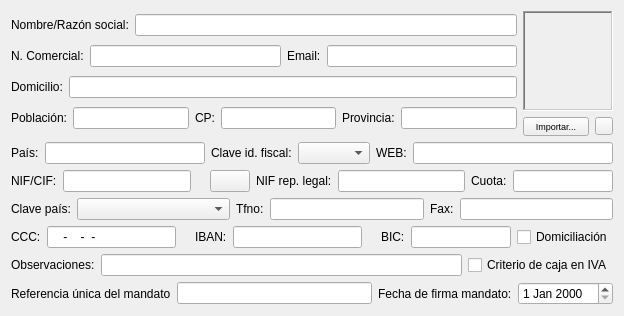
          <widget class="QWidget" name="tab">
           <attribute name="title">
            <string>Datos personales</string>
           </attribute>
           <layout class="QVBoxLayout" name="verticalLayout_8">
            <item>
             <layout class="QHBoxLayout" name="horizontalLayout_18">
              <item>
               <layout class="QVBoxLayout" name="verticalLayout_3">
                <item>
                 <layout class="QHBoxLayout" name="horizontalLayout_11">
                  <item>
                   <widget class="QLabel" name="TextLabel2">
                    <property name="text">
                     <string>Nombre/Razón social:</string>
                    </property>
                    <property name="wordWrap">
                     <bool>false</bool>
                    </property>
                   </widget>
                  </item>
                  <item>
                   <widget class="QLineEdit" name="NombreLineEdit">
                    <property name="maxLength">
                     <number>80</number>
                    </property>
                   </widget>
                  </item>
                 </layout>
                </item>
                <item>
                 <layout class="QHBoxLayout" name="horizontalLayout_12">
                  <item>
                   <widget class="QLabel" name="label_3">
                    <property name="text">
                     <string>N. Comercial:</string>
                    </property>
                   </widget>
                  </item>
                  <item>
                   <widget class="QLineEdit" name="ncomerciallineEdit">
                    <property name="maxLength">
                     <number>80</number>
                    </property>
                   </widget>
                  </item>
                  <item>
                   <widget class="QLabel" name="TextLabel10">
                    <property name="text">
                     <string>Email:</string>
                    </property>
                    <property name="wordWrap">
                     <bool>false</bool>
                    </property>
                   </widget>
                  </item>
                  <item>
                   <widget class="QLineEdit" name="EmailLineEdit">
                    <property name="maxLength">
                     <number>80</number>
                    </property>
                   </widget>
                  </item>
                 </layout>
                </item>
                <item>
                 <layout class="QHBoxLayout" name="horizontalLayout_13">
                  <item>
                   <widget class="QLabel" name="TextLabel1_2">
                    <property name="text">
                     <string>Domicilio:</string>
                    </property>
                    <property name="wordWrap">
                     <bool>false</bool>
                    </property>
                   </widget>
                  </item>
                  <item>
                   <widget class="QLineEdit" name="DomicilioLineEdit">
                    <property name="maxLength">
                     <number>80</number>
                    </property>
                   </widget>
                  </item>
                 </layout>
                </item>
                <item>
                 <layout class="QHBoxLayout" name="horizontalLayout_15">
                  <item>
                   <widget class="QLabel" name="TextLabel2_2">
                    <property name="text">
                     <string>Población:</string>
                    </property>
                    <property name="wordWrap">
                     <bool>false</bool>
                    </property>
                   </widget>
                  </item>
                  <item>
                   <widget class="QLineEdit" name="PoblacionLineEdit">
                    <property name="maxLength">
                     <number>80</number>
                    </property>
                   </widget>
                  </item>
                  <item>
                   <widget class="QLabel" name="TextLabel4">
                    <property name="text">
                     <string>CP:</string>
                    </property>
                    <property name="wordWrap">
                     <bool>false</bool>
                    </property>
                   </widget>
                  </item>
                  <item>
                   <widget class="QLineEdit" name="CpLineEdit">
                    <property name="maximumSize">
                     <size>
                      <width>150</width>
                      <height>16777215</height>
                     </size>
                    </property>
                    <property name="maxLength">
                     <number>40</number>
                    </property>
                   </widget>
                  </item>
                  <item>
                   <widget class="QLabel" name="TextLabel3">
                    <property name="text">
                     <string>Provincia:</string>
                    </property>
                    <property name="wordWrap">
                     <bool>false</bool>
                    </property>
                   </widget>
                  </item>
                  <item>
                   <widget class="QLineEdit" name="ProvinciaLineEdit">
                    <property name="maxLength">
                     <number>80</number>
                    </property>
                   </widget>
                  </item>
                 </layout>
                </item>
               </layout>
              </item>
              <item>
               <layout class="QVBoxLayout">
                <item>
                 <widget class="QLabel" name="fotolabel">
                  <property name="sizePolicy">
                   <sizepolicy hsizetype="Fixed" vsizetype="Fixed">
                    <horstretch>0</horstretch>
                    <verstretch>0</verstretch>
                   </sizepolicy>
                  </property>
                  <property name="minimumSize">
                   <size>
                    <width>90</width>
                    <height>100</height>
                   </size>
                  </property>
                  <property name="maximumSize">
                   <size>
                    <width>90</width>
                    <height>100</height>
                   </size>
                  </property>
                  <property name="frameShape">
                   <enum>QFrame::Shape::WinPanel</enum>
                  </property>
                  <property name="frameShadow">
                   <enum>QFrame::Shadow::Sunken</enum>
                  </property>
                  <property name="lineWidth">
                   <number>0</number>
                  </property>
                  <property name="text">
                   <string/>
                  </property>
                 </widget>
                </item>
                <item>
                 <layout class="QHBoxLayout">
                  <item>
                   <widget class="QPushButton" name="fotopushButton">
                    <property name="sizePolicy">
                     <sizepolicy hsizetype="Minimum" vsizetype="Minimum">
                      <horstretch>0</horstretch>
                      <verstretch>0</verstretch>
                     </sizepolicy>
                    </property>
                    <property name="maximumSize">
                     <size>
                      <width>66</width>
                      <height>21</height>
                     </size>
                    </property>
                    <property name="font">
                     <font>
                      <pointsize>7</pointsize>
                     </font>
                    </property>
                    <property name="text">
                     <string>Importar...</string>
                    </property>
                   </widget>
                  </item>
                  <item>
                   <widget class="QPushButton" name="borrafotopushButton">
                    <property name="maximumSize">
                     <size>
                      <width>18</width>
                      <height>18</height>
                     </size>
                    </property>
                    <property name="text">
                     <string/>
                    </property>
                    <property name="icon">
                     <iconset resource="keme.qrc">
                      <normaloff>:/iconos/graf/borraelem.png</normaloff>:/iconos/graf/borraelem.png</iconset>
                    </property>
                    <property name="iconSize">
                     <size>
                      <width>12</width>
                      <height>12</height>
                     </size>
                    </property>
                   </widget>
                  </item>
                 </layout>
                </item>
               </layout>
              </item>
             </layout>
            </item>
            <item>
             <layout class="QHBoxLayout" name="horizontalLayout_5">
              <item>
               <widget class="QLabel" name="label_13">
                <property name="text">
                 <string>País:</string>
                </property>
               </widget>
              </item>
              <item>
               <widget class="QLineEdit" name="paislineEdit">
                <property name="minimumSize">
                 <size>
                  <width>160</width>
                  <height>0</height>
                 </size>
                </property>
                <property name="maximumSize">
                 <size>
                  <width>160</width>
                  <height>16777215</height>
                 </size>
                </property>
               </widget>
              </item>
              <item>
               <widget class="QLabel" name="label_12">
                <property name="text">
                 <string>Clave id. fiscal:</string>
                </property>
               </widget>
              </item>
              <item>
               <widget class="QComboBox" name="claveidfiscalcomboBox">
                <property name="sizePolicy">
                 <sizepolicy hsizetype="Expanding" vsizetype="Fixed">
                  <horstretch>0</horstretch>
                  <verstretch>0</verstretch>
                 </sizepolicy>
                </property>
                <property name="maximumSize">
                 <size>
                  <width>560</width>
                  <height>16777215</height>
                 </size>
                </property>
               </widget>
              </item>
              <item>
               <widget class="QLabel" name="label_11">
                <property name="text">
                 <string>WEB:</string>
                </property>
               </widget>
              </item>
              <item>
               <widget class="QLineEdit" name="weblineEdit">
                <property name="minimumSize">
                 <size>
                  <width>200</width>
                  <height>0</height>
                 </size>
                </property>
               </widget>
              </item>
             </layout>
            </item>
            <item>
             <layout class="QHBoxLayout" name="horizontalLayout_6">
              <item>
               <widget class="QLabel" name="TextLabel5">
                <property name="text">
                 <string>NIF/CIF:</string>
                </property>
                <property name="wordWrap">
                 <bool>false</bool>
                </property>
               </widget>
              </item>
              <item>
               <widget class="QLineEdit" name="NifLineEdit">
                <property name="maxLength">
                 <number>40</number>
                </property>
               </widget>
              </item>
              <item>
               <widget class="QLabel" name="check_ciflabel">
                <property name="maximumSize">
                 <size>
                  <width>15</width>
                  <height>15</height>
                 </size>
                </property>
                <property name="text">
                 <string/>
                </property>
                <property name="pixmap">
                 <pixmap resource="keme.qrc">:/iconos/graf/check2.png</pixmap>
                </property>
                <property name="scaledContents">
                 <bool>true</bool>
                </property>
               </widget>
              </item>
              <item>
               <widget class="QPushButton" name="UE_pushButton">
                <property name="text">
                 <string/>
                </property>
                <property name="icon">
                 <iconset resource="keme.qrc">
                  <normaloff>:/iconos/graf/icono_ue.png</normaloff>:/iconos/graf/icono_ue.png</iconset>
                </property>
                <property name="iconSize">
                 <size>
                  <width>20</width>
                  <height>20</height>
                 </size>
                </property>
               </widget>
              </item>
              <item>
               <widget class="QLabel" name="TextLabel6">
                <property name="text">
                 <string>NIF rep. legal:</string>
                </property>
                <property name="wordWrap">
                 <bool>false</bool>
                </property>
               </widget>
              </item>
              <item>
               <widget class="QLineEdit" name="NifReplegalLineEdit">
                <property name="maxLength">
                 <number>40</number>
                </property>
               </widget>
              </item>
              <item>
               <widget class="QLabel" name="label_5">
                <property name="text">
                 <string>Cuota:</string>
                </property>
               </widget>
              </item>
              <item>
               <widget class="QLineEdit" name="cuotalineEdit">
                <property name="maximumSize">
                 <size>
                  <width>100</width>
                  <height>16777215</height>
                 </size>
                </property>
                <property name="maxLength">
                 <number>40</number>
                </property>
               </widget>
              </item>
             </layout>
            </item>
            <item>
             <layout class="QHBoxLayout" name="horizontalLayout_7">
              <item>
               <widget class="QLabel" name="TextLabel7">
                <property name="text">
                 <string>Clave país:</string>
                </property>
                <property name="wordWrap">
                 <bool>false</bool>
                </property>
               </widget>
              </item>
              <item>
               <widget class="QComboBox" name="paiscomboBox">
                <property name="sizePolicy">
                 <sizepolicy hsizetype="Expanding" vsizetype="Fixed">
                  <horstretch>0</horstretch>
                  <verstretch>0</verstretch>
                 </sizepolicy>
                </property>
                <property name="maximumSize">
                 <size>
                  <width>300</width>
                  <height>16777215</height>
                 </size>
                </property>
                <property name="editable">
                 <bool>false</bool>
                </property>
               </widget>
              </item>
              <item>
               <widget class="QLabel" name="TextLabel8">
                <property name="text">
                 <string>Tfno:</string>
                </property>
                <property name="wordWrap">
                 <bool>false</bool>
                </property>
               </widget>
              </item>
              <item>
               <widget class="QLineEdit" name="TfnoLineEdit">
                <property name="maxLength">
                 <number>80</number>
                </property>
               </widget>
              </item>
              <item>
               <widget class="QLabel" name="TextLabel9">
                <property name="text">
                 <string>Fax:</string>
                </property>
                <property name="wordWrap">
                 <bool>false</bool>
                </property>
               </widget>
              </item>
              <item>
               <widget class="QLineEdit" name="FaxLineEdit">
                <property name="maxLength">
                 <number>80</number>
                </property>
               </widget>
              </item>
             </layout>
            </item>
            <item>
             <layout class="QHBoxLayout">
              <item>
               <widget class="QLabel" name="label_4">
                <property name="text">
                 <string>CCC:</string>
                </property>
               </widget>
              </item>
              <item>
               <widget class="QLineEdit" name="ccclineEdit">
                <property name="inputMask">
                 <string>9999-9999-99-9999999999</string>
                </property>
                <property name="maxLength">
                 <number>23</number>
                </property>
               </widget>
              </item>
              <item>
               <widget class="QLabel" name="check_ccclabel">
                <property name="maximumSize">
                 <size>
                  <width>15</width>
                  <height>15</height>
                 </size>
                </property>
                <property name="text">
                 <string/>
                </property>
                <property name="pixmap">
                 <pixmap resource="keme.qrc">:/iconos/graf/check2.png</pixmap>
                </property>
                <property name="scaledContents">
                 <bool>true</bool>
                </property>
               </widget>
              </item>
              <item>
               <widget class="QLabel" name="label_19">
                <property name="text">
                 <string>IBAN:</string>
                </property>
               </widget>
              </item>
              <item>
               <widget class="QLineEdit" name="ibanlineEdit">
                <property name="inputMask">
                 <string/>
                </property>
               </widget>
              </item>
              <item>
               <widget class="QLabel" name="check_ibanlabel">
                <property name="maximumSize">
                 <size>
                  <width>15</width>
                  <height>15</height>
                 </size>
                </property>
                <property name="text">
                 <string/>
                </property>
                <property name="pixmap">
                 <pixmap resource="keme.qrc">:/iconos/graf/check2.png</pixmap>
                </property>
                <property name="scaledContents">
                 <bool>true</bool>
                </property>
               </widget>
              </item>
              <item>
               <widget class="QLabel" name="label_23">
                <property name="text">
                 <string>BIC:</string>
                </property>
               </widget>
              </item>
              <item>
               <widget class="QLineEdit" name="biclineEdit">
                <property name="maximumSize">
                 <size>
                  <width>100</width>
                  <height>16777215</height>
                 </size>
                </property>
               </widget>
              </item>
              <item>
               <widget class="QCheckBox" name="domiciliacheckBox">
                <property name="text">
                 <string>Domiciliación</string>
                </property>
               </widget>
              </item>
             </layout>
            </item>
            <item>
             <layout class="QHBoxLayout" name="horizontalLayout_9">
              <item>
               <widget class="QLabel" name="TextLabel11">
                <property name="text">
                 <string>Observaciones:</string>
                </property>
                <property name="wordWrap">
                 <bool>false</bool>
                </property>
               </widget>
              </item>
              <item>
               <widget class="QLineEdit" name="ObservacionesLineEdit">
                <property name="maxLength">
                 <number>80</number>
                </property>
               </widget>
              </item>
              <item>
               <widget class="QCheckBox" name="caja_ivacheckBox">
                <property name="text">
                 <string>Criterio de caja en IVA</string>
                </property>
               </widget>
              </item>
             </layout>
            </item>
            <item>
             <layout class="QHBoxLayout" name="horizontalLayout_8">
              <item>
               <widget class="QLabel" name="label_20">
                <property name="text">
                 <string>Referencia única del mandato</string>
                </property>
               </widget>
              </item>
              <item>
               <widget class="QLineEdit" name="ref_madatolineEdit"/>
              </item>
              <item>
               <widget class="QLabel" name="label_21">
                <property name="text">
                 <string>Fecha de firma mandato:</string>
                </property>
               </widget>
              </item>
              <item>
               <widget class="QDateEdit" name="firma_mandatodateEdit"/>
              </item>
             </layout>
            </item>
           </layout>
          </widget>
